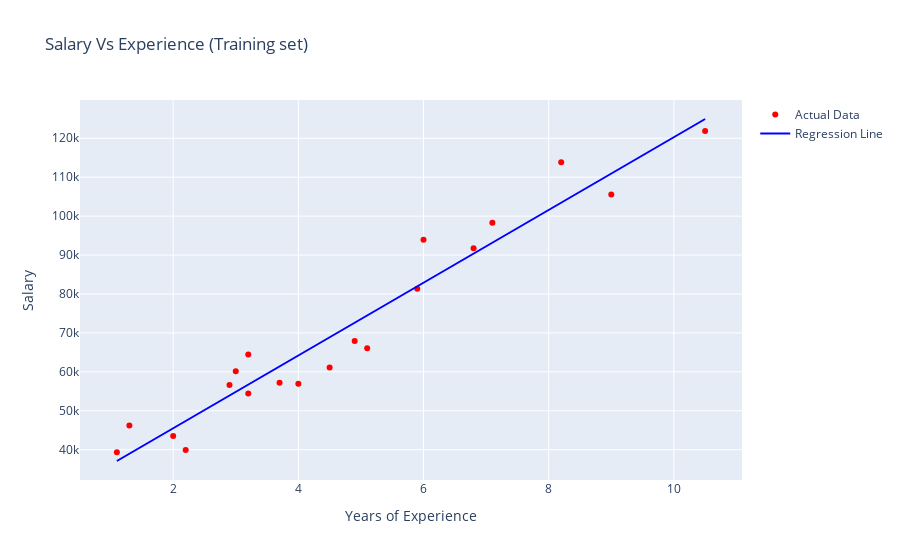

This figure's notebook cell:
### Markdown cell above
### Training Data

### Code cell
import plotly.graph_objects as go

# Scatter plot for training data
scatter_train = go.Scatter(x=X_train.flatten(), y=y_train, mode='markers', marker=dict(color='red'), name='Actual Data')

# Line trace for the regression line
line_reg = go.Scatter(x=X_train.flatten(), y=regressor.predict(X_train), mode='lines', line=dict(color='blue'), name='Regression Line')

# Create layout with title and axis labels
layout = go.Layout(title='Salary Vs Experience (Training set)', xaxis=dict(title='Years of Experience'), yaxis=dict(title='Salary'))

# Create a figure
fig = go.Figure(data=[scatter_train, line_reg], layout=layout)

# Show the figure
fig.show()

### Figure 1 — Plotly figure (JSON) as saved in the notebook; plotly's stock layout.template omitted (floating-point values rounded to 4 significant figures)
{"data": [{"marker": {"color": "red"}, "mode": "markers", "name": "Actual Data", "type": "scatter", "x": [2.9, 5.1, 3.2, 4.5, 8.2, 6.8, 1.3, 10.5, 3, 2.2, 5.9, 6, 3.7, 3.2, 9, 2, 1.1, 7.1, 4.9, 4], "y": [56642, 66029, 64445, 61111, 113812, 91738, 46205, 121872, 60150, 39891, 81363, 93940, 57189, 54445, 105582, 43525, 39343, 98273, 67938, 56957]}, {"line": {"color": "blue"}, "mode": "lines", "name": "Regression Line", "type": "scatter", "x": [2.9, 5.1, 3.2, 4.5, 8.2, 6.8, 1.3, 10.5, 3, 2.2, 5.9, 6, 3.7, 3.2, 9, 2, 1.1, 7.1, 4.9, 4], "y": [53920.0, 74480.0, 56720.0, 68870.0, 103500.0, 90370.0, 38970.0, 124900.0, 54850.0, 47380.0, 81960.0, 82890.0, 61400.0, 56720.0, 110900.0, 45510.0, 37100.0, 93170.0, 72610.0, 64200.0]}], "layout": {"title": {"text": "Salary Vs Experience (Training set)"}, "xaxis": {"title": {"text": "Years of Experience"}}, "yaxis": {"title": {"text": "Salary"}}}}
